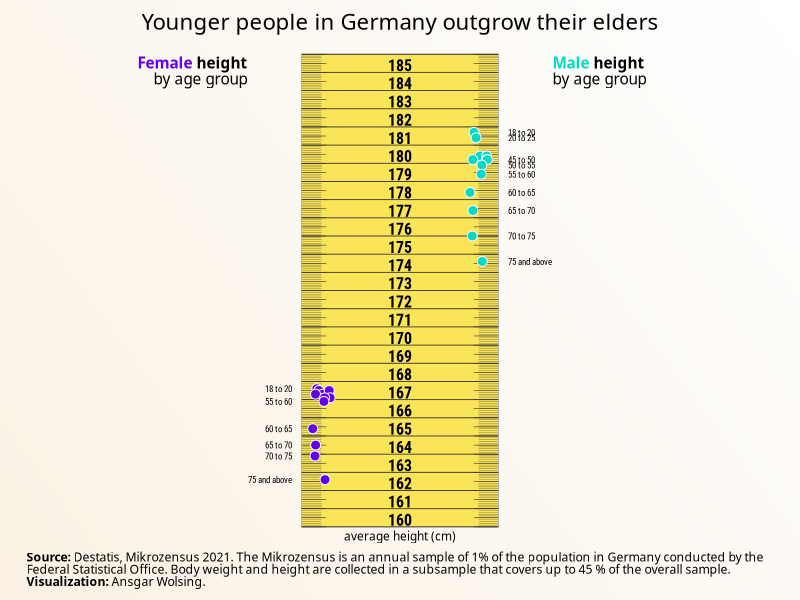
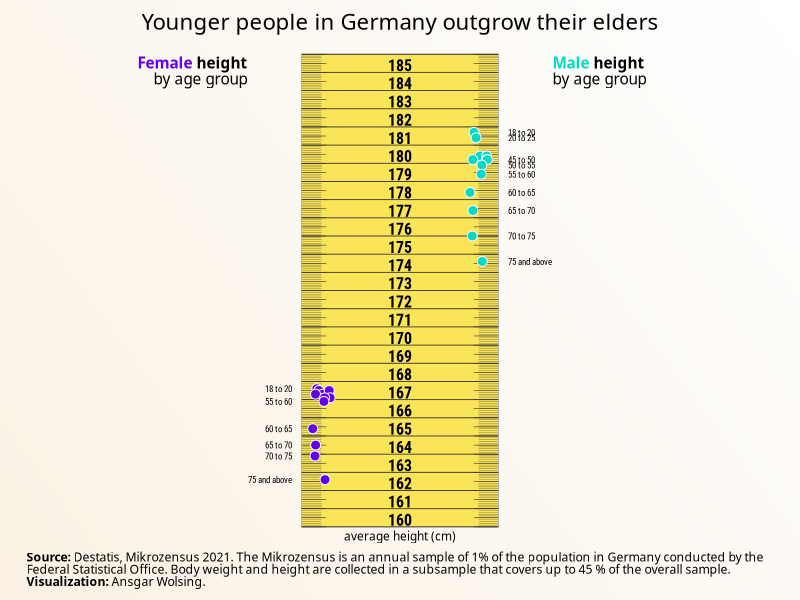

Write R code to recreate these figures, in order.
library(tidyverse)
library(ggtext)
library(here)

base_path <- here("2024", "10")
  
  
#' Source: Destatis
#' https://www.destatis.de/DE/Themen/Gesellschaft-Umwelt/Gesundheit/Gesundheitszustand-Relevantes-Verhalten/Tabellen/liste-koerpermasse.html
df <- tribble(
  ~age_group, ~female, ~male,
  "18 to 20",167.6,181.7,
  "20 to 25",167.5,181.4,
  "25 to 30",167.3,180.4,
  "30 to 35",167.2,180.4,
  "35 to 40",167.3,180.2,
  "40 to 45",167.5,180.2,
  "45 to 50",167.1,180.2,
  "50 to 55",167.1,179.9,
  "55 to 60",166.9,179.4,
  "60 to 65",165.4,178.4,
  "65 to 70",164.5,177.4,
  "70 to 75",163.9,176,
  "75 and above",162.6,174.6
)

gradient_fill <- grid::linearGradient(c("#FAF1E3", "#FFFFFF"), group = FALSE) 

measure_min = 160
measure_max = 186

measure <- list(
  min = measure_min,
  max = measure_max,
  big_marks = seq(measure_min, measure_max, 10),
  cm_marks = seq(measure_min, measure_max, 1),
  mm5_marks = seq(measure_min, measure_max, 0.5),
  mm_marks = seq(measure_min, measure_max, 0.1),
  bg_color = "#FAE458",
  mark_color = "grey20",
  xmin = 3.0,
  xmax = 5.0
)

ys_plot <- ggplot() +
  annotate(
    "rect",
    xmin = measure$xmin, xmax = measure$xmax,
    ymin = 0, ymax = measure$max - measure$min,
    fill = measure$bg_color, color = measure$mark_color, size = 0.1
  ) +
  # Millimeters left and right
  annotate(
    "segment",
    x = measure$xmin, xend = measure$xmin + 0.2,
    y = measure$mm_marks - measure$min,
    color = measure$mark_color, size = 0.1
  ) +
  annotate(
    "segment",
    x = measure$xmax, xend = measure$xmax - 0.2,
    y = measure$mm_marks - measure$min,
    color = measure$mark_color, size = 0.1
  ) +
  # 5 mm marks left and right
  annotate(
    "segment",
    x = measure$xmin, xend = measure$xmin + 0.25,
    y = measure$mm5_marks - measure$min,
    color = measure$mark_color, size = 0.2
  ) +
  annotate(
    "segment",
    x = measure$xmax, xend = measure$xmax - 0.25,
    y = measure$mm5_marks - measure$min,
    color = measure$mark_color, size = 0.2
  ) +
  # cm marks 
  annotate(
    "segment",
    x = measure$xmin, xend = measure$xmax,
    y = measure$cm_marks - measure$min,
    color = measure$mark_color, size = 0.3
  ) +
  # cm labels
  annotate(
    "text",
    x = measure$xmin + (measure$xmax - measure$xmin) / 2,
    y = measure$cm_marks[seq_along(measure$cm_marks) - 1] - measure$min,
    label = measure$cm_marks[seq_along(measure$cm_marks) - 1],
    family = "Roboto Condensed", fontface = "bold", size = 4, hjust = 0.5, vjust = -0.1
  ) +
  coord_cartesian(xlim = c(0, 8), expand = FALSE, clip = "off")

ys_plot +
  # text labels
  annotate(
    "richtext",
    x = measure$xmin - 0.5, y = measure$max - measure$min - 1,
    label = "**<span style='color:#6200EE'>Female</span> height**<br>by age group",
    family = "Libre Franklin", hjust = 1, lineheight = 0.9,
    label.size = 0, fill = NA
  ) +
  annotate(
    "richtext",
    x = measure$xmax + 0.5, y = measure$max - measure$min - 1,
    label = "**<span style='color:#03DAC5'>Male</span> height**<br>by age group",
    family = "Libre Franklin", hjust = 0, lineheight = 0.9,
    label.size = 0, fill = NA
  ) +
  geom_point(
    data = df,
    aes(x = measure$xmin + 0.2, y = female - measure$min, fill = "female"),
    shape = 21, color = "white", size = 3,
    position = position_jitter(width = 0.1, height = 0, seed = 1)
  ) +
  # male heights
  geom_point(
    data = df,
    aes(x = measure$xmax - 0.2, y = male - measure$min, fill = "male"),
    shape = 21, color = "white", size = 3,
    position = position_jitter(width = 0.1, height = 0, seed = 1)
  ) +
  # Data labels for female heights
  geom_text(
    data = subset(df, !age_group %in% df$age_group[2:8]),
    aes(x = measure$xmin - 0.1, y = female - measure$min, label = age_group),
    hjust = 1, family = "Roboto Condensed", size = 2.25
  ) +
  # Data labels for male heights
  geom_text(
    data = subset(df, !age_group %in% df$age_group[3:6]),
    aes(x = measure$xmax + 0.1, y = male - measure$min, label = age_group),
    hjust = 0, family = "Roboto Condensed", size = 2.25
  ) +
  annotate(
    "text",
    measure$xmin + (measure$xmax - measure$xmin) / 2,
    y = -0.5,
    label = "average height (cm)", hjust = 0.5,
     family = "Libre Franklin SemiBold", size = 3
  ) +
  scale_fill_manual(values = c("#6200EE", "#03DAC5")) +
  guides(fill = "none") +
  labs(
    title = "Younger people in Germany outgrow their elders ",
    caption = "**Source:** Destatis, Mikrozensus 2021.
    The Mikrozensus is an annual sample of 1% of the population in
    Germany conducted by the Federal Statistical Office.
    Body weight and height are collected in a subsample that covers up to 
    45 % of the overall sample. 
    **Visualization:** Ansgar Wolsing."
  ) +
  theme_void(base_family = "Libre Franklin") +
  theme(
    plot.background = element_rect(color = gradient_fill, fill = gradient_fill),
    plot.title = element_markdown(
      family = "Libre Franklin SemiBold", size = 16, hjust = 0.5,
      margin = margin(b = 14)),
    plot.caption = element_textbox(
      width = 0.95, lineheight = 1, hjust = 0.5, margin = margin(t = 12)),
    plot.margin = margin(t = 10, b = 8, l = 5, r = 5)
  )
ggsave(here(base_path, "10-physical-measure-tape.png"), width = 5, height = 5,
       scale = 1.25)
